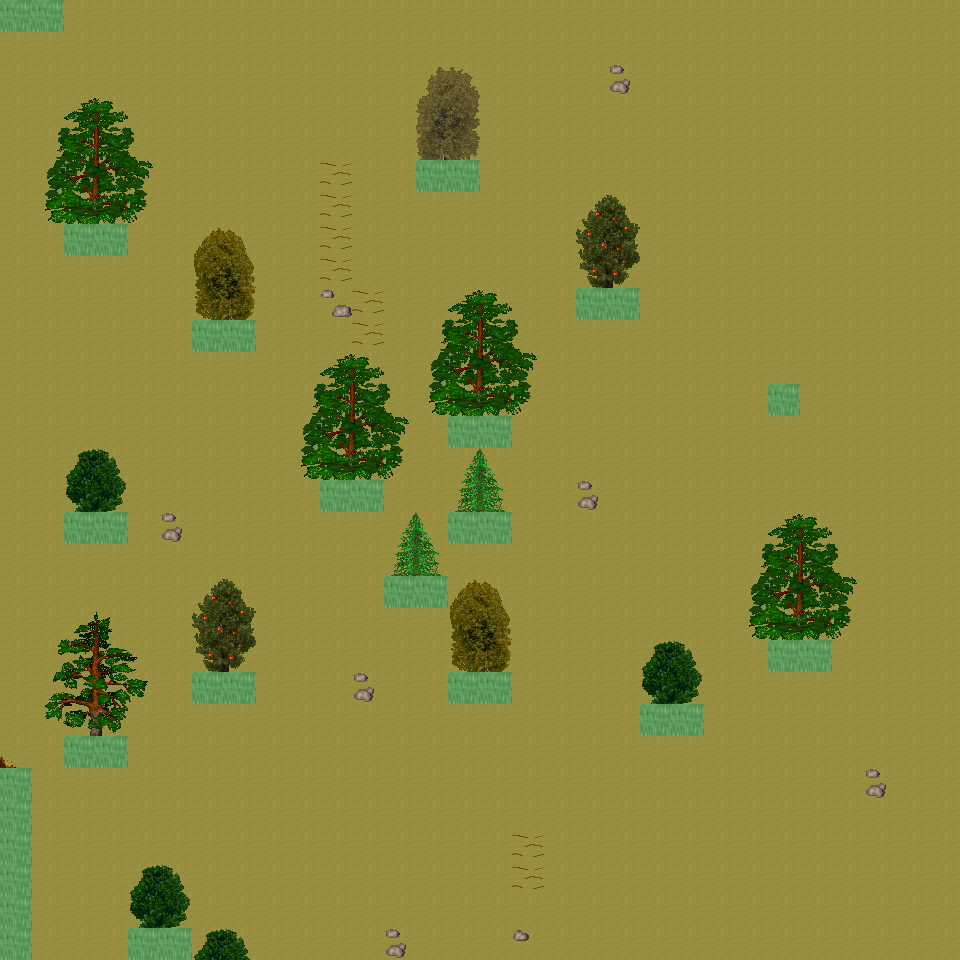

This game map was drawn from its Tiled (.tmx) file and the tilesets committed beside it. A one-line description and the trimmed map source follow:
An orthogonal 30x30 tile map with 32x32 px tiles, 6 tile layers (Ground, Object, Object2, Above, ...), 34 tilesets and 5 objects (5x mapExit).

<map version="1.0" orientation="orthogonal" renderorder="right-down" width="30" height="30" tilewidth="32" tileheight="32" nextobjectid="6">
  <tileset firstgid="1" name="tileset_ground_ground" tilewidth="32" tileheight="32" tilecount="33" columns="3">
    <image source="../drawable/tileset_ground_ground.png" width="96" height="352" />
  </tileset>
  <tileset firstgid="34" name="tileset_ground_rock_pebbles" tilewidth="32" tileheight="32" tilecount="3" columns="1">
    <image source="../drawable/tileset_ground_rock_pebbles.png" width="32" height="96" />
  </tileset>
  <tileset firstgid="37" name="tileset_ground_grass_edges" tilewidth="32" tileheight="32" tilecount="36" columns="12">
    <image source="../drawable/tileset_ground_grass_edges.png" width="384" height="96" />
  </tileset>
  <tileset firstgid="73" name="tileset_plant_flower_daisy_white" tilewidth="32" tileheight="32" tilecount="8" columns="2">
    <image source="../drawable/tileset_plant_flower_daisy_white.png" width="64" height="128" />
  </tileset>
  <tileset firstgid="81" name="tileset_ground_ridge_earth_dark" tilewidth="32" tileheight="32" tilecount="96" columns="12">
    <image source="../drawable/tileset_ground_ridge_earth_dark.png" width="384" height="256" />
  </tileset>
  <tileset firstgid="177" name="tileset_plant_grasses" tilewidth="32" tileheight="32" tilecount="6" columns="3">
    <image source="../drawable/tileset_plant_grasses.png" width="96" height="64" />
  </tileset>
  <tileset firstgid="183" name="tileset_ground_earth_edges" tilewidth="32" tileheight="32" tilecount="18" columns="6">
    <image source="../drawable/tileset_ground_earth_edges.png" width="192" height="96" />
  </tileset>
  <tileset firstgid="201" name="tileset_item_statue_green_stone_3" tilewidth="32" tileheight="32" tilecount="3" columns="1">
    <image source="../drawable/tileset_item_statue_green_stone_3.png" width="32" height="96" />
  </tileset>
  <tileset firstgid="204" name="tileset_ground_rock_rocks_2" tilewidth="32" tileheight="32" tilecount="4" columns="2">
    <image source="../drawable/tileset_ground_rock_rocks_2.png" width="64" height="64" />
  </tileset>
  <tileset firstgid="208" name="tileset_item_corpse_huge_animal" tilewidth="32" tileheight="32" tilecount="16" columns="2">
    <image source="../drawable/tileset_item_corpse_huge_animal.png" width="64" height="256" />
  </tileset>
  <tileset firstgid="224" name="tileset_item_statue_green_stone" tilewidth="32" tileheight="32" tilecount="12" columns="4">
    <image source="../drawable/tileset_item_statue_green_stone.png" width="128" height="96" />
  </tileset>
  <tileset firstgid="236" name="tileset_logic_creature_animal" tilewidth="32" tileheight="32" tilecount="32" columns="8">
    <image source="../drawable/tileset_logic_creature_animal.png" width="256" height="128" />
  </tileset>
  <tileset firstgid="268" name="tileset_logic_collision" tilewidth="32" tileheight="32" tilecount="1" columns="1">
    <image source="../drawable/tileset_logic_collision.png" width="32" height="32" />
  </tileset>
  <tileset firstgid="269" name="tileset_plant_tree_taller_trees" tilewidth="32" tileheight="32" tilecount="32" columns="8">
    <image source="../drawable/tileset_plant_tree_taller_trees.png" width="256" height="128" />
  </tileset>
  <tileset firstgid="301" name="tileset_plant_tree_spruce" tilewidth="32" tileheight="32" tilecount="6" columns="2">
    <image source="../drawable/tileset_plant_tree_spruce.png" width="64" height="96" />
  </tileset>
  <tileset firstgid="307" name="tileset_plant_bush_bush_mult_colored" tilewidth="32" tileheight="32" tilecount="6" columns="3">
    <image source="../drawable/tileset_plant_bush_bush_mult_colored.png" width="96" height="64" />
  </tileset>
  <tileset firstgid="313" name="tileset_plant_bush_bush_pinks" tilewidth="32" tileheight="32" tilecount="4" columns="2">
    <image source="../drawable/tileset_plant_bush_bush_pinks.png" width="64" height="64" />
  </tileset>
  <tileset firstgid="317" name="tileset_plant_flower_flower_bed_1" tilewidth="32" tileheight="32" tilecount="35" columns="7">
    <image source="../drawable/tileset_plant_flower_flower_bed_1.png" width="224" height="160" />
  </tileset>
  <tileset firstgid="352" name="tileset_plant_flower_small_flower_bed" tilewidth="32" tileheight="32" tilecount="12" columns="3">
    <image source="../drawable/tileset_plant_flower_small_flower_bed.png" width="96" height="128" />
  </tileset>
  <tileset firstgid="364" name="tileset_plant_flower_small_flower_bed_2" tilewidth="32" tileheight="32" tilecount="12" columns="3">
    <image source="../drawable/tileset_plant_flower_small_flower_bed_2.png" width="96" height="128" />
  </tileset>
  <tileset firstgid="376" name="tileset_furniture_chair_bench_wooden" tilewidth="32" tileheight="32" tilecount="8" columns="2">
    <image source="../drawable/tileset_furniture_chair_bench_wooden.png" width="64" height="128" />
  </tileset>
  <tileset firstgid="384" name="tileset_building_decoration_pool" tilewidth="32" tileheight="32" tilecount="9" columns="3">
    <image source="../drawable/tileset_building_decoration_pool.png" width="96" height="96" />
  </tileset>
  <tileset firstgid="393" name="tileset_building_decoration_stone_details" tilewidth="32" tileheight="32" tilecount="4" columns="2">
    <image source="../drawable/tileset_building_decoration_stone_details.png" width="64" height="64" />
  </tileset>
  <tileset firstgid="397" name="tileset_building_decoration_orbpedestal" tilewidth="32" tileheight="32" tilecount="2" columns="1">
    <image source="../drawable/tileset_building_decoration_orbpedestal.png" width="32" height="64" />
  </tileset>
  <tileset firstgid="399" name="tileset_object_birds" tilewidth="32" tileheight="32" tilecount="4" columns="2">
    <image source="../drawable/tileset_object_birds.png" width="64" height="64" />
  </tileset>
  <tileset firstgid="403" name="tileset_building_gazebo" tilewidth="32" tileheight="32" tilecount="21" columns="3">
    <image source="../drawable/tileset_building_gazebo.png" width="96" height="224" />
  </tileset>
  <tileset firstgid="424" name="tileset_ground_green_paving" tilewidth="32" tileheight="32" tilecount="18" columns="3">
    <image source="../drawable/tileset_ground_green_paving.png" width="96" height="192" />
  </tileset>
  <tileset firstgid="442" name="tileset_plant_tree_pine_tree" tilewidth="32" tileheight="32" tilecount="20" columns="4">
    <image source="../drawable/tileset_plant_tree_pine_tree.png" width="128" height="160" />
  </tileset>
  <tileset firstgid="462" name="tileset_plant_tree_pine_tree_1" tilewidth="32" tileheight="32" tilecount="20" columns="4">
    <image source="../drawable/tileset_plant_tree_pine_tree_1.png" width="128" height="160" />
  </tileset>
  <tileset firstgid="482" name="tileset_plant_tree_cherry_blossom_tree" tilewidth="32" tileheight="32" tilecount="9" columns="3">
    <image source="../drawable/tileset_plant_tree_cherry_blossom_tree.png" width="96" height="96" />
  </tileset>
  <tileset firstgid="491" name="tileset_logic_item_fruits" tilewidth="32" tileheight="32" tilecount="10" columns="10">
    <image source="../drawable/tileset_logic_item_fruits.png" width="256" height="64" />
  </tileset>
  <tileset firstgid="501" name="tileset_plant_bushes_and_trees" tilewidth="32" tileheight="32" tilecount="144" columns="16">
    <image source="../drawable/tileset_plant_bushes_and_trees.png" width="512" height="289" />
  </tileset>
  <tileset firstgid="645" name="tileset_plant_bush_leafy" tilewidth="32" tileheight="32" tilecount="48" columns="8">
    <image source="../drawable/tileset_plant_bush_leafy.png" width="256" height="192" />
  </tileset>
  <tileset firstgid="693" name="tileset_plant_bush_flowering" tilewidth="32" tileheight="32" tilecount="72" columns="8">
    <image source="../drawable/tileset_plant_bush_flowering.png" width="256" height="288" />
  </tileset>
  <layer name="Ground" width="30" height="30">
    <data>[900 cells, 900 non-empty, 1 distinct tile ids]</data>
  </layer>
  <layer name="Object" width="30" height="30">
    <data>[900 cells, 55 non-empty, 20 distinct tile ids]</data>
  </layer>
  <layer name="Object2" width="30" height="30">
    <data>[900 cells, 1 non-empty, 1 distinct tile ids]</data>
  </layer>
  <layer name="Above" width="30" height="30">
    <data>[900 cells, 125 non-empty, 57 distinct tile ids]</data>
  </layer>
  <layer name="Above2" width="30" height="30">
    <data>[900 cells, 0 non-empty, 0 distinct tile ids]</data>
  </layer>
  <layer name="Walkable" width="30" height="30">
    <data>[900 cells, 39 non-empty, 1 distinct tile ids]</data>
  </layer>
  <objectgroup name="MapEvents">
    <object id="1" name="north" type="mapExit" x="64" y="0" width="896" height="32">
      <properties>
        <property name="map" value="level_0_x69_y43" />
        <property name="x" value="2" />
        <property name="y" value="28" />
      </properties>
    </object>
    <object id="2" name="south" type="mapExit" x="32" y="928" width="96" height="32">
      <properties>
        <property name="map" value="level_0_x69_y45" />
        <property name="x" value="1" />
        <property name="y" value="1" />
      </properties>
    </object>
    <object id="3" name="south2" type="mapExit" x="192" y="928" width="768" height="32">
      <properties>
        <property name="map" value="level_0_x69_y45" />
        <property name="x" value="6" />
        <property name="y" value="1" />
      </properties>
    </object>
    <object id="4" name="west" type="mapExit" x="0" y="32" width="32" height="736">
      <properties>
        <property name="map" value="level_0_x68_y44" />
        <property name="x" value="28" />
        <property name="y" value="1" />
      </properties>
    </object>
    <object id="5" name="east" type="mapExit" x="928" y="0" width="32" height="960">
      <properties>
        <property name="map" value="level_0_x70_y44" />
        <property name="x" value="1" />
        <property name="y" value="0" />
      </properties>
    </object>
  </objectgroup>
</map>
